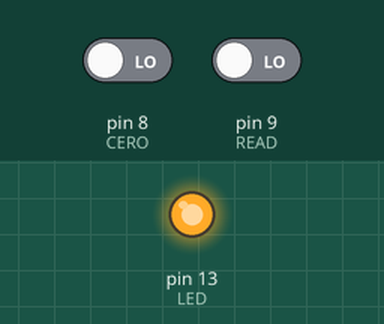
This sketch was run on a simulated Arduino Uno, built with avr-gcc and run on an emulated ATmega328P. On the bench: output pins drawn as LEDs (lit = HIGH). The test bench sets the inputs (shaded band); at power-on: pin 8 (CERO) LOW, pin 9 (READ) LOW. What the sketch prints to the serial monitor is not drawn.

Above: at 0.6 s.
At 2.2 s:
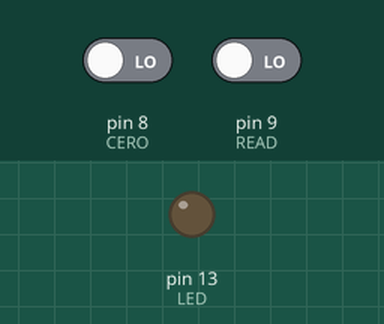
2.3 s: pin 8 (CERO) driven HIGH
Timing chart, 0 to 5.3 s (numbered marks = the images above; inputs shaded):
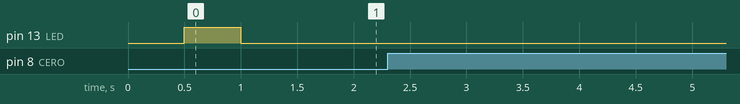

The sketch:

x10_v3.ino
```cpp
int CERO=8;
int READ=9;
int WRITE=7;
int LED=13;

int _cero=0;

void setup() {
  // initialize the serial communication:
  pinMode(READ, INPUT);
  pinMode(LED, OUTPUT);
  digitalWrite(LED, LOW);   // turn the LED on (HIGH is the voltage level)
  delay(500);               // wait for a second
  digitalWrite(LED, HIGH);    // turn the LED off by making the voltage LOW
  delay(500);
  digitalWrite(LED, LOW);   // turn the LED on (HIGH is the voltage level)
  Serial.begin(9600);
}

void waitUntil(int c)
{
  while(c!=digitalRead(CERO));
}

boolean readBitPart(unsigned long time)
{
  int r=0;
  while(micros()<time)
  {
     if(digitalRead(READ)>0)r++;
     else r--;
  }
  return r>0;
}

int readBit()
{
  unsigned long time=micros();
  int x=0;
  int r=0;
  while(x<8)
  {
    time+=500;
    if(readBitPart(time))
    {
      r++;
    }else
    {
      r--;
    }
    time+=500;
    if(readBitPart(time))
    {
      r--;
    }else
    {
      r++;
    }
    x++;
  }
  if(r>2 || r<-2)digitalWrite(LED, HIGH);
  else digitalWrite(LED, LOW);
  return r;
}

void loop() {
  if(_cero==0)_cero=1;else _cero=0;
  waitUntil(_cero);
  int data=_cero+(readBit()<<2);
  Serial.println(data);
}
```

Measured:
- after the input at 2.3 s, every drawn part: stays the same
